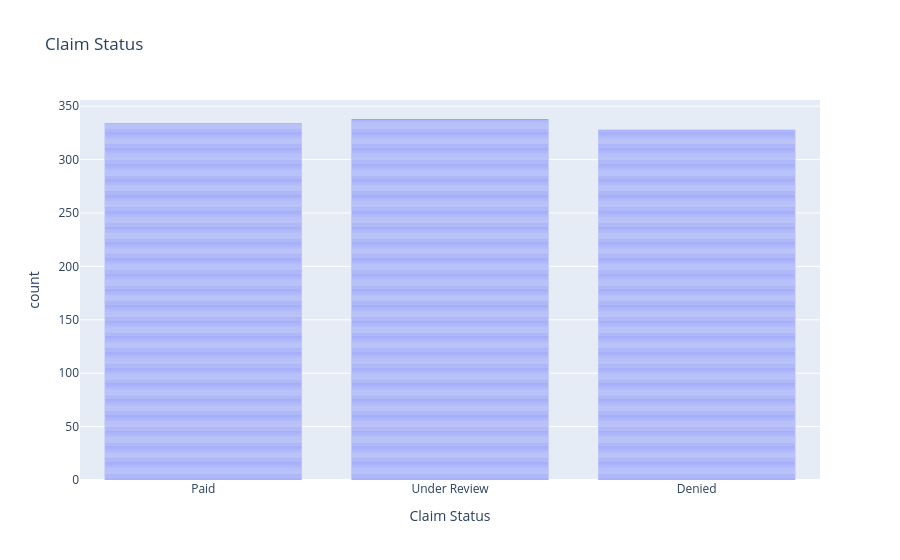

Notebook cell for this chart:
### Code cell
fig=px.bar(
    df,
    x="Claim Status",
    title="Claim Status"
)

fig.show()

### Figure 1 — Plotly figure (JSON) as saved in the notebook; plotly's stock layout.template omitted (floating-point values rounded to 4 significant figures; data arrays with more than 128 entries replaced by an {"elided": "..."} marker saying what was removed)
{"data": [{"hovertemplate": "Claim Status=%{x}<br>count=%{y}<extra></extra>", "legendgroup": "", "marker": {"color": "#636efa", "pattern": {"shape": ""}}, "name": "", "orientation": "v", "showlegend": false, "textposition": "auto", "type": "bar", "x": {"elided": "1000 str values"}, "xaxis": "x", "y": {"elided": "1000 int values"}, "yaxis": "y"}], "layout": {"barmode": "relative", "legend": {"tracegroupgap": 0}, "title": {"text": "Claim Status"}, "xaxis": {"anchor": "y", "domain": [0, 1], "title": {"text": "Claim Status"}}, "yaxis": {"anchor": "x", "domain": [0, 1], "title": {"text": "count"}}}}
